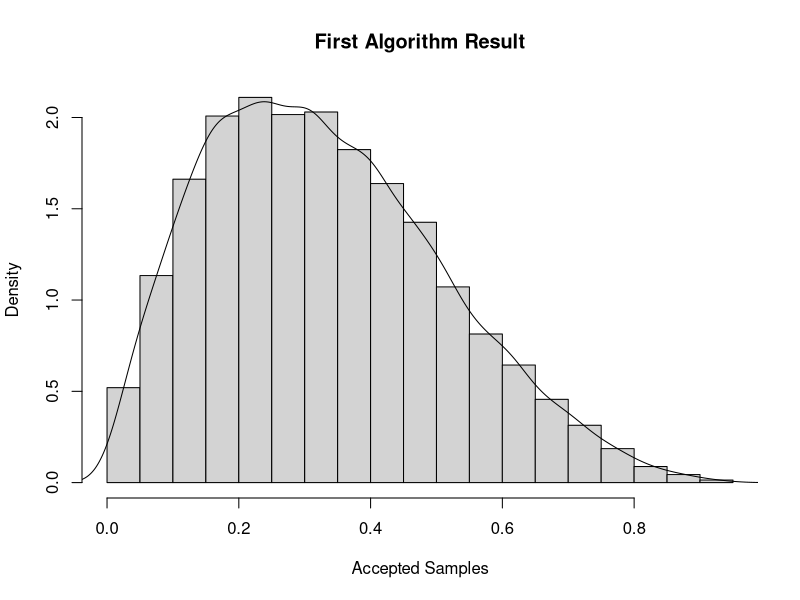
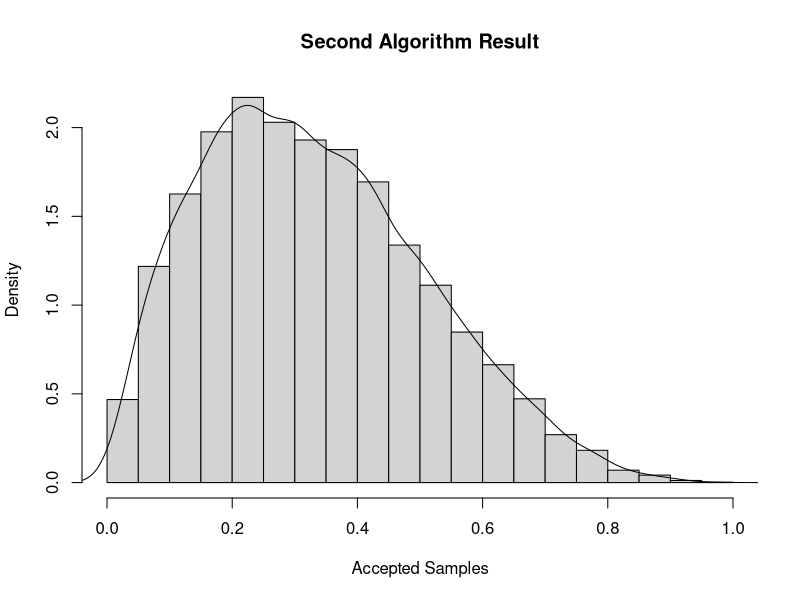
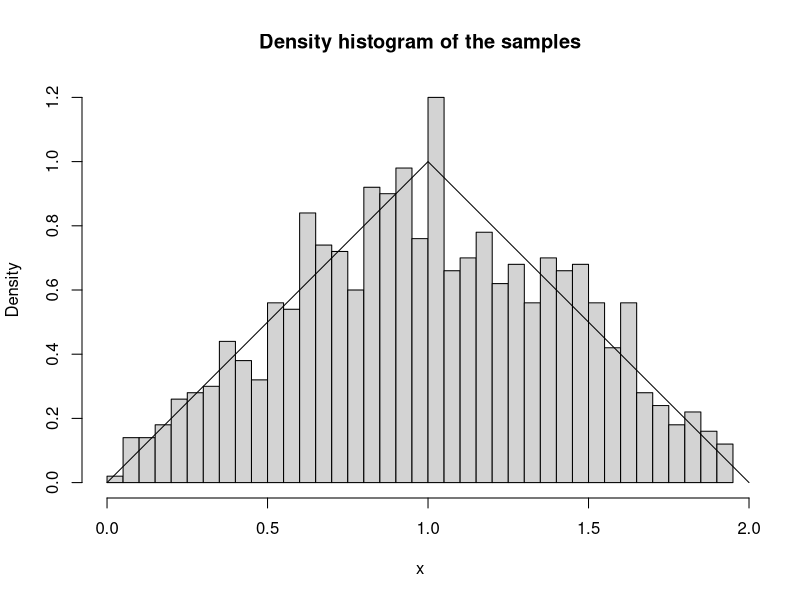
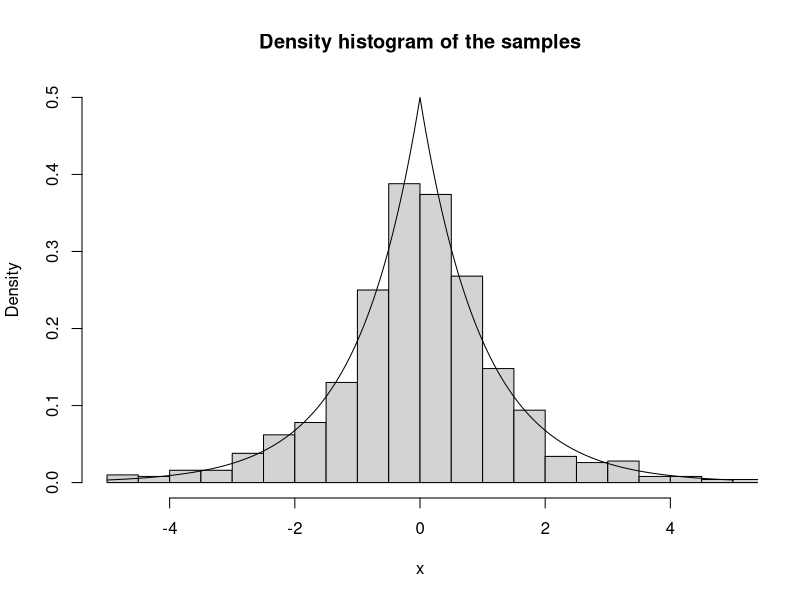
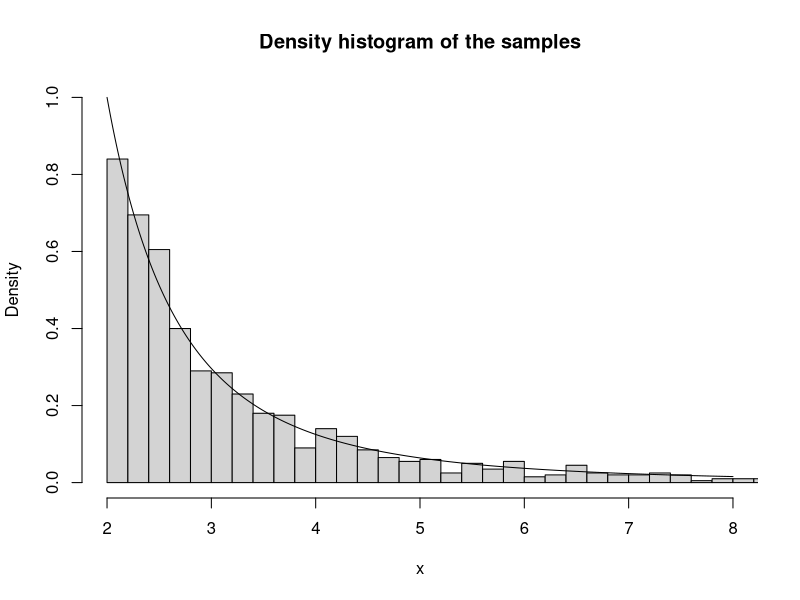
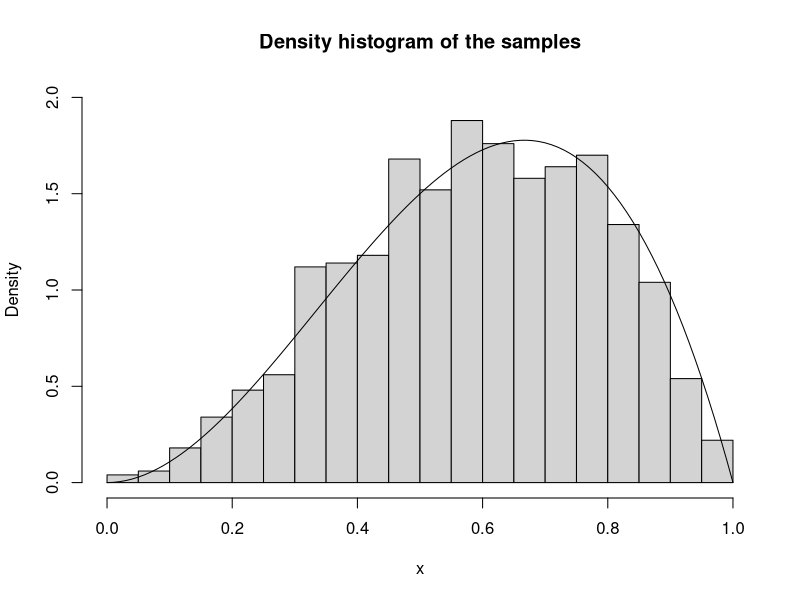
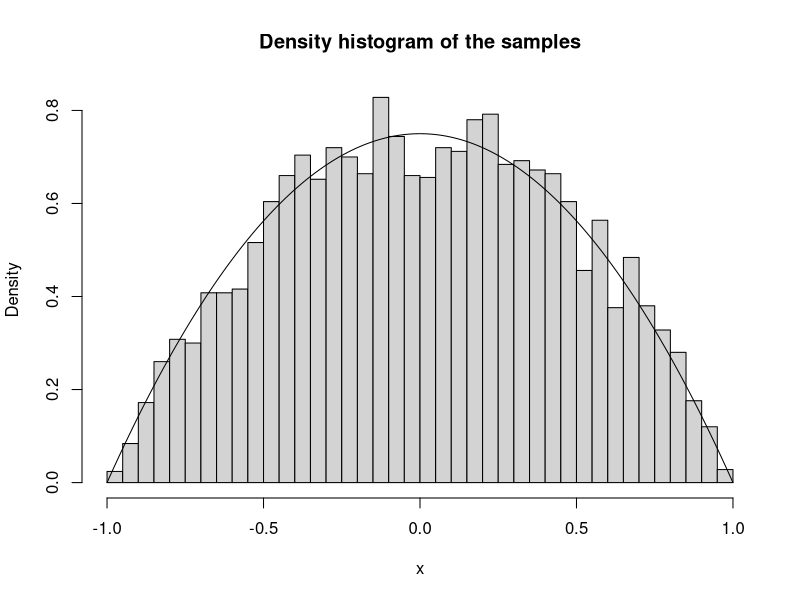

Source code (R) for these figures, in order:
## ---- chunk 1
options(scipen = 1, digits = 4, width = 80)
## ---- chunk 2
seq(from = 1, to = 10000, by = 203)
seq(from = 1, to = 10000, length.out = 18)
## ---- chunk 3
# a is a input vector, the function will return the standard deviation of it
sd <- function(a) {
  sd = sqrt(sum((a-mean(a))^2/(length(a)-1)))
  return(sd)
}

## ---- chunk 4

algorithm <- function(n){
  M <- 0.1055
  accept <- 0; num <- 0
  z <- rep(0, times = n)
  while(accept < n){
      x <- runif(1)
      f <- x * (1 - x)^3
      u <- runif(1)
      g <- 1
      if (u <= f/M/g){
        accept <- accept + 1
        z[accept] <- x
      }
      num <- num + 1
    }
list(z = z, accept = n/num)
}
method1 <- algorithm(10000)
method1$accept
## ---- chunk 5
algorithm <- function(n){
  M <- 0.2499
  accept <- 0; num <- 0
  z <- rep(0, times = n)
  while(accept < n){
      x <- mean(runif(2))
      f <- x * (1 - x)^3
      u <- runif(1)
      g <- 2 - abs(4 * x - 2)
      if (u <= f/M/g){
        accept <- accept + 1
        z[accept] <- x
      }
      num <- num + 1
    }
list(z = z, accept = n/num)
}
method2 <- algorithm(10000)
method2$accept
## ---- chunk 6
hist(method1$z, freq = FALSE, breaks = 30, main = "First Algorithm Result", xlab = "Accepted Samples")
lines(density(method1$z))

hist(method2$z, freq = FALSE, breaks = 30, main = "Second Algorithm Result", xlab = "Accepted Samples")
lines(density(method2$z))
## ---- chunk 7
X1=runif(10000,-1,1)
X2=runif(10000,-1,1)
pairs <- data.frame(X1, X2)
## ---- chunk 8
n <- dim(subset(pairs, (X1^2+X2^2) <= 1))[1]
n
## ---- chunk 9
estimate=4*n/10000
estimate
abs(pi - estimate)
## ---- chunk 10

estimates <- rep(0, 100)
for (i in 1 : 100) {
  X1 <- runif(10000, -1, 1)
  X2 <- runif(10000, -1, 1)
  pairs <- data.frame(X1, X2)
  n <- dim(subset(pairs, (X1^2+X2^2) <= 1))[1]
  estimates[i] <- 4*n/10000
}
estimates
## ---- chunk 11
error = sd(estimates) / 10
error
## ---- chunk 12
inverse_F = function(y){
    return(ifelse(y <= 1/2, sqrt(2 * y), 2 - sqrt(2 - 2*y)))
}

us = runif(1000)
samples = sapply(us, inverse_F)
## ---- chunk 13
hist(samples, freq = FALSE, breaks = 30, main = 'Density histogram of the samples', xlab = "x")
y <- seq(0, 2, by = 0.01)
lines(y, sapply(y, function(x) ifelse(x <= 1, x, 2-x)))
## ---- chunk 14
u <- runif(1000)
f <- log(2 * u) * (u <= 0.5) - log(2 * (1 - u)) * (u > 0.5)

hist(f, probability = T, xlim=c(-5,5), ylim=c(0,0.5), breaks = 40, main="Density histogram of the samples", xlab = "x")
y <- seq(-5, 5, 0.01)
lines(y, 0.5 * exp(-abs(y)))
## ---- chunk 15
u <- runif(1000)
f <- 2/sqrt(1-u)
hist(f, probability = T, breaks=200, xlim=c(2,8), ylim=c(0,1), main="Density histogram of the samples", xlab = "x")
y <- seq(2, 8, 0.01)
lines(y, 8 / (y^3))
## ---- chunk 16
accept <- 0
num <- 0
f <- rep(0, 100)
while (accept < 1000){
  u <- runif(1)
  num <- num + 1
  x <- sqrt(runif(1))
  if (x * (1-x) > u) {
    accept <- accept + 1
    f[accept] <- x
  }
}
hist(f, probability = T, main="Density histogram of the samples", xlab = "x", xlim=c(0,1), ylim=c(0,2), breaks = 30)
y <- seq(0,1,0.01)
lines(y, 12*(y^2)*(1-y))
## ---- chunk 17
u1 = runif(5000, -1, 1)
u2 = runif(5000, -1, 1)
u3 = runif(5000, -1, 1)
data = ifelse(abs(u3) >= abs(u2) & abs(u3) >= abs(u1), u2, u3)
hist(data, freq = F, main="Density histogram of the samples", xlab = "x", breaks = seq(-1, 1, by = 0.05))
y = seq(-1, 1, by = 0.01)
lines(y, 3/4 * (1 - y^2))
